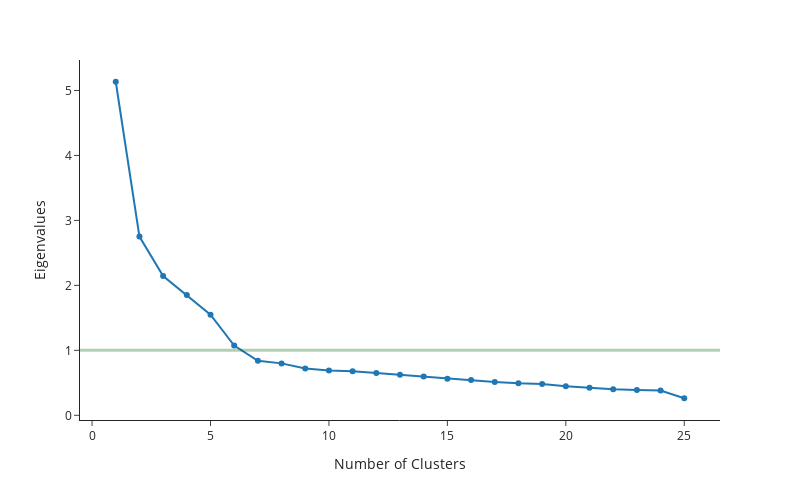

Source (notebook cell):
### Code cell
# plot scree plot
fig = px.line(
    scree_df,
    x='Number of Clusters', 
    y='Eigenvalues',
    markers=True,
    template='simple_white',
    width=800,
    height=500,
    )
fig.add_hline(y=1, line_width=3, line_color='darkgreen')
fig.show()

### Figure 1 — Plotly figure (JSON) as saved in the notebook; plotly's stock layout.template omitted (floating-point values rounded to 4 significant figures)
{"data": [{"hovertemplate": "Number of Clusters=%{x}<br>Eigenvalues=%{y}<extra></extra>", "legendgroup": "", "line": {"color": "#1F77B4", "dash": "solid"}, "marker": {"symbol": "circle"}, "mode": "markers+lines", "name": "", "orientation": "v", "showlegend": false, "type": "scatter", "x": [1, 2, 3, 4, 5, 6, 7, 8, 9, 10, 11, 12, 13, 14, 15, 16, 17, 18, 19, 20, 21, 22, 23, 24, 25], "xaxis": "x", "y": [5.134, 2.752, 2.143, 1.852, 1.548, 1.074, 0.8395, 0.7992, 0.719, 0.6881, 0.6764, 0.6518, 0.6233, 0.5966, 0.5631, 0.5433, 0.5145, 0.4945, 0.4826, 0.4489, 0.4234, 0.4007, 0.3878, 0.3819, 0.2625], "yaxis": "y"}], "layout": {"height": 500, "legend": {"tracegroupgap": 0}, "margin": {"t": 60}, "shapes": [{"line": {"color": "darkgreen", "width": 3}, "type": "line", "x0": 0, "x1": 1, "xref": "x domain", "y0": 1, "y1": 1, "yref": "y"}], "width": 800, "xaxis": {"anchor": "y", "domain": [0, 1], "title": {"text": "Number of Clusters"}}, "yaxis": {"anchor": "x", "domain": [0, 1], "title": {"text": "Eigenvalues"}}}}
